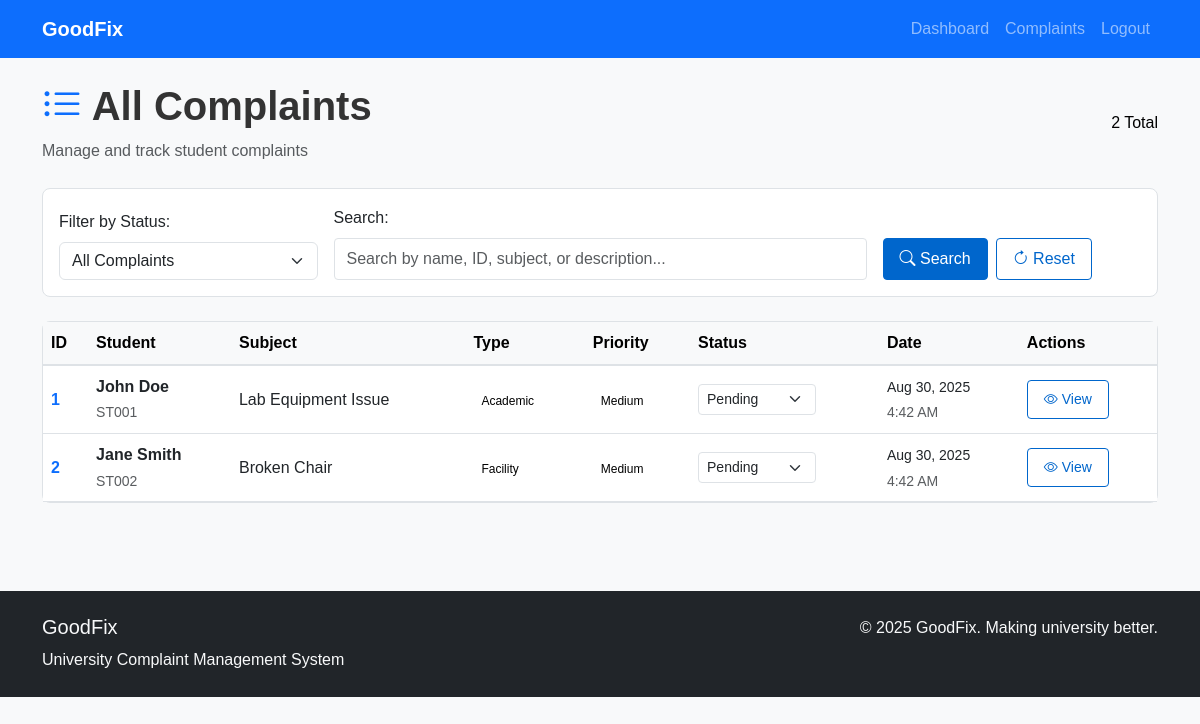
Screenshot of /admin/view_complaints.php (signed in) with the database file from the repository.
### tables this page shows
CREATE TABLE complaints (
    id INT PRIMARY KEY AUTO_INCREMENT,
    student_name VARCHAR(100) NOT NULL,
    student_id VARCHAR(20) NOT NULL,
    email VARCHAR(100) NOT NULL,
    faculty VARCHAR(50) NOT NULL,
    complaint_type VARCHAR(50) NOT NULL,
    subject VARCHAR(200) NOT NULL,
    description TEXT NOT NULL,
    status ENUM('pending', 'in_progress', 'resolved', 'closed') DEFAULT 'pending',
    priority ENUM('low', 'medium', 'high', 'urgent') DEFAULT 'medium',
    submitted_at TIMESTAMP DEFAULT CURRENT_TIMESTAMP,
    updated_at TIMESTAMP DEFAULT CURRENT_TIMESTAMP ON UPDATE CURRENT_TIMESTAMP
);

### admin/view_complaints.php (the view, shortened to what this page needs)
<?php
include '../includes/header.php';
include '../includes/db.php';
$filter = isset($_GET['filter']) ? $_GET['filter'] : '';
$search = isset($_GET['search']) ? trim($_GET['search']) : '';
$page = isset($_GET['page']) ? max(1, (int)$_GET['page']) : 1;
$per_page = 10;
$offset = ($page - 1) * $per_page;
$where_conditions = [];
$params = [];
$where_clause = $where_conditions ? 'WHERE ' . implode(' AND ', $where_conditions) : '';
$count_query = "SELECT COUNT(*) as total FROM complaints $where_clause";
$stmt = $pdo->prepare($count_query);
$stmt->execute($params);
$total_complaints = $stmt->fetch()['total'];
$query = "SELECT * FROM complaints $where_clause ORDER BY submitted_at DESC LIMIT $per_page OFFSET $offset";
$stmt = $pdo->prepare($query);
$stmt->execute($params);
$complaints = $stmt->fetchAll();
?>
<main>
    <div class="container py-4">
        <div class="d-flex justify-content-between align-items-center mb-4">
            <div>
                <h1 class="fw-bold">
                    <i class="bi bi-list-ul text-primary"></i> All Complaints
                </h1>
                <p class="text-muted mb-0">Manage and track student complaints</p>
            </div>
            <div>
                <span class="text-black"><?php echo $total_complaints; ?> Total</span>
            </div>
        </div>
        <div class="card mb-4">
            <div class="card-body">
                <form method="GET" class="row g-3 align-items-end">
                    <div class="col-md-3">
                        <label for="filter" class="form-label">Filter by Status:</label>
                        <select class="form-select" id="filter" name="filter">
                            <option value="">All Complaints</option>
                        </select>
                    </div>
                    <div class="col-md-6">
                        <label for="search" class="form-label">Search:</label>
                        <input type="text" class="form-control" id="search" name="search"
                               placeholder="Search by name, ID, subject, or description..."
                               value="<?php echo htmlspecialchars($search); ?>">
                    </div>
                    <div class="col-md-3">
                        <div class="d-flex gap-2">
                            <button type="submit" class="btn btn-primary">
                                <i class="bi bi-search"></i> Search
                            </button>
                            <a href="view_complaints.php" class="btn btn-outline-primary">
                                <i class="bi bi-arrow-clockwise"></i> Reset
                            </a>
                        </div>
                    </div>
                </form>
            </div>
        </div>
        <?php if (empty($complaints)): ?>
        <div class="card">
            <div class="card-body text-center py-5">
                <i class="bi bi-inbox fs-1 text-muted"></i>
                <h4 class="mt-3">No Complaints Found</h4>
                <p class="text-muted">
                    <?php if ($filter || $search): ?>
                    Try adjusting your search criteria or filters.
                    <?php else: ?>
                    No complaints have been submitted yet.
                    <?php endif; ?>
                </p>
                <a href="view_complaints.php" class="btn btn-primary">
                    <i class="bi bi-list-ul"></i> View All Complaints
                </a>
            </div>
        </div>
        <?php else: ?>
        <div class="card">
            <div class="table-responsive">
                <table class="table table-hover mb-0">
                    <thead class="table-light">
                        <tr>
                            <th>ID</th>
                            <th>Student</th>
                            <th>Subject</th>
                            <th>Type</th>
                            <th>Priority</th>
                            <th>Status</th>
                            <th>Date</th>
                            <th>Actions</th>
                        </tr>
                    </thead>
                    <tbody>
                        <?php foreach ($complaints as $complaint): ?>
                        <tr>
                            <td>
                                <a href="complaint_detail.php?id=<?php echo $complaint['id']; ?>" class="text-decoration-none fw-bold">
                                    <?php echo $complaint['id']; ?>
                                </a>
                            </td>
                            <td>
                                <div>
                                    <strong><?php echo htmlspecialchars($complaint['student_name']); ?></strong><br>
                                    <small class="text-muted"><?php echo htmlspecialchars($complaint['student_id']); ?></small>
                                </div>
                            </td>
                            <td>
                                <span class="text-truncate" style="max-width: 200px;" title="<?php echo htmlspecialchars($complaint['subject']); ?>">
                                    <?php echo htmlspecialchars($complaint['subject']); ?>
                                </span>
                            </td>
                            <td>
                                <span class="type">
                                    <?php echo htmlspecialchars($complaint['complaint_type']); ?>
                                </span>
                            </td>
                            <td>
                                <span class="priority">
                                    <?php echo ucfirst($complaint['priority']); ?>
                                </span>
                            </td>
                            <td>
                                <form method="POST" class="d-inline">
                                    <select name="status" class="form-select form-select-sm status-<?php echo $complaint['status']; ?>"
                                            onchange="this.form.submit()" style="width: auto;">
                                        <option value="pending" <?php echo $complaint['status'] == 'pending' ? 'selected' : ''; ?>>Pending</option>
                                    </select>
                                </form>
                            </td>
                            <td>
                                <small>
                                    <?php echo date('M j, Y', strtotime($complaint['submitted_at'])); ?><br>
                                    <span class="text-muted"><?php echo date('g:i A', strtotime($complaint['submitted_at'])); ?></span>
                                </small>
                            </td>
                            <td>
                                <a href="complaint_detail.php?id=<?php echo $complaint['id']; ?>" class="btn btn-sm btn-outline-primary">
                                    <i class="bi bi-eye"></i> View
                                </a>
                            </td>
                        </tr>
                        <?php endforeach; ?>
                    </tbody>
                </table>
            </div>
        </div>
        <?php endif; ?>
    </div>
</main>
<?php include '../includes/footer.php'; ?>

### css/style.css (style rules this page uses)
:root { --primary-color: #0066cc; --secondary-color: #6c757d; --success-color: #28a745; --warning-color: #ffc107; --danger-color: #dc3545; --light-gray: #f8f9fa; --border-color: #dee2e6; }
body { font-family: Arial, sans-serif; background-color: var(--light-gray); line-height: 1.6; color: #333; }
.card { border: 1px solid var(--border-color); border-radius: 8px; margin-bottom: 1rem; }
.priority { color: #000000; padding: 4px 8px; border-radius: 4px; font-size: 12px; }
.type { color: #000000; padding: 4px 8px; border-radius: 4px; font-size: 12px; }
.form-control { border: 1px solid var(--border-color); border-radius: 4px; padding: 8px 12px; }
.btn { padding: 8px 16px; border-radius: 4px; border: 1px solid transparent; text-decoration: none; display: inline-block; }
.btn-primary { background-color: var(--primary-color); border-color: var(--primary-color); color: white; }
.btn-outline-primary { color: var(--primary-color); border-color: var(--primary-color); background-color: white; }
.table { background-color: white; }
.table th { background-color: var(--light-gray); border-bottom: 2px solid var(--border-color); font-weight: bold; }
.table td { border-bottom: 1px solid var(--border-color); vertical-align: middle; }
*, *::before, *::after { transition: none !important; animation: none !important; }

### rows the page displays
complaints: id "1", student_name "John Doe", student "ST001", subject "Lab Equipment Issue", complaint_type "Academic", priority "Medium", status "Pending", submitted_at "Aug 30, 2025", submitted_at "4:42 AM"
complaints: id "2", student_name "Jane Smith", student "ST002", subject "Broken Chair", complaint_type "Facility", priority "Medium", status "Pending", submitted_at "Aug 30, 2025", submitted_at "4:42 AM"

### other values shown
$total_complaints "2"
